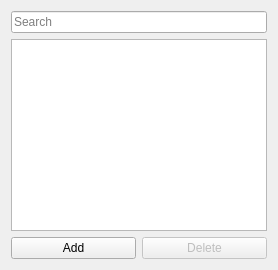
      <widget class="QWidget" name="layoutWidget">
       <layout class="QGridLayout" name="gridLayout_3">
        <item row="0" column="0">
         <layout class="QGridLayout" name="gridLayout_2">
          <item row="0" column="0">
           <widget class="QLineEdit" name="lineEdit_studsearch">
            <property name="sizePolicy">
             <sizepolicy hsizetype="Minimum" vsizetype="Fixed">
              <horstretch>0</horstretch>
              <verstretch>0</verstretch>
             </sizepolicy>
            </property>
            <property name="inputMask">
             <string/>
            </property>
            <property name="text">
             <string/>
            </property>
            <property name="placeholderText">
             <string>Search</string>
            </property>
           </widget>
          </item>
         </layout>
        </item>
        <item row="1" column="0">
         <widget class="QListWidget" name="listWidget">
          <property name="sizePolicy">
           <sizepolicy hsizetype="Preferred" vsizetype="Expanding">
            <horstretch>0</horstretch>
            <verstretch>0</verstretch>
           </sizepolicy>
          </property>
          <property name="viewMode">
           <enum>QListView::ListMode</enum>
          </property>
          <property name="sortingEnabled">
           <bool>true</bool>
          </property>
         </widget>
        </item>
        <item row="2" column="0">
         <layout class="QHBoxLayout" name="horizontalLayout_4">
          <item>
           <widget class="QPushButton" name="pushButton_addrec">
            <property name="text">
             <string>Add</string>
            </property>
            <property name="icon">
             <iconset>
              <normalon>:/graphics/data/icons/add.png</normalon>
             </iconset>
            </property>
           </widget>
          </item>
          <item>
           <widget class="QPushButton" name="pushButton_delrec">
            <property name="enabled">
             <bool>false</bool>
            </property>
            <property name="text">
             <string>Delete</string>
            </property>
            <property name="icon">
             <iconset>
              <normalon>:/graphics/data/icons/delete.png</normalon>
             </iconset>
            </property>
            <property name="checkable">
             <bool>false</bool>
            </property>
            <property name="flat">
             <bool>false</bool>
            </property>
           </widget>
          </item>
         </layout>
        </item>
       </layout>
      </widget>
